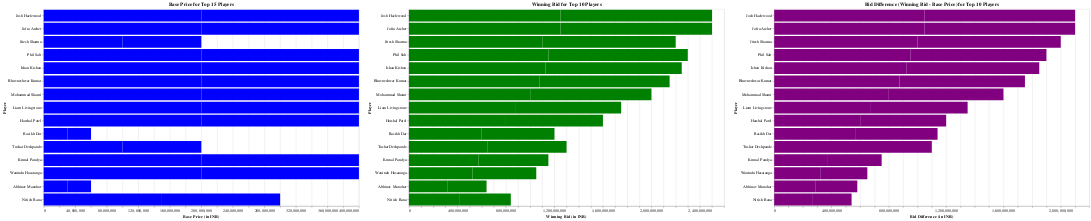

Notebook source saved alongside this figure:
### Code cell
ipl_data['Bid Difference'] = ipl_data['Winning Bid'] - ipl_data['Base Price']
difference__top_15 = ipl_data.sort_values(by='Bid Difference', ascending=False).head(30)

# Chart 1: Base Price
chart1 = alt.Chart(difference__top_15).mark_bar().encode(
    y=alt.Y('Player:N', title='Player', sort=None), 
    x=alt.X('Base Price:Q', title='Base Price (in INR)'),
    color=alt.value('blue'),
    tooltip=['Player', 'Base Price']
        ).properties(
    title='Base Price for Top 15 Players',
    width=800, 
    height=500 
)

# Chart 2: Winning Bid
chart2 = alt.Chart(difference__top_15).mark_bar().encode(
    y=alt.Y('Player:N', title='Player', sort=None),
    x=alt.X('Winning Bid:Q', title='Winning Bid (in INR)'),  
        color=alt.value('green'), 
    tooltip=['Player', 'Winning Bid']
    ).properties(
    title='Winning Bid for Top 10 Players',
    width=800, 
    height=500 
    )
# Chart 3: Bid Difference
        chart3 = alt.Chart(difference__top_15).mark_bar().encode(
        y=alt.Y('Player:N', title='Player', sort=None), 
        x=alt.X('Bid Difference:Q', title='Bid Difference (in INR)'), 
            color=alt.value('purple'), 
            tooltip=['Player', 'Bid Difference'] 
).properties(
        title='Bid Difference (Winning Bid - Base Price) for Top 10 Players',
width=800, 
height=500  
)
combined_chart = chart1 | chart2 | chart3
combined_chart.show()

### Figure 1 — Vega-Lite specification as saved in the notebook (floating-point values rounded to 4 significant figures)
{"config": {"view": {"continuousWidth": 300, "continuousHeight": 300}}, "hconcat": [{"mark": {"type": "bar"}, "encoding": {"color": {"value": "blue"}, "tooltip": [{"field": "Player", "type": "nominal"}, {"field": "Base Price", "type": "quantitative"}], "x": {"field": "Base Price", "title": "Base Price (in INR)", "type": "quantitative"}, "y": {"field": "Player", "sort": null, "title": "Player", "type": "nominal"}}, "height": 500, "title": "Base Price for Top 15 Players", "width": 800}, {"mark": {"type": "bar"}, "encoding": {"color": {"value": "green"}, "tooltip": [{"field": "Player", "type": "nominal"}, {"field": "Winning Bid", "type": "quantitative"}], "x": {"field": "Winning Bid", "title": "Winning Bid (in INR)", "type": "quantitative"}, "y": {"field": "Player", "sort": null, "title": "Player", "type": "nominal"}}, "height": 500, "title": "Winning Bid for Top 10 Players", "width": 800}, {"mark": {"type": "bar"}, "encoding": {"color": {"value": "purple"}, "tooltip": [{"field": "Player", "type": "nominal"}, {"field": "Bid Difference", "type": "quantitative"}], "x": {"field": "Bid Difference", "title": "Bid Difference (in INR)", "type": "quantitative"}, "y": {"field": "Player", "sort": null, "title": "Player", "type": "nominal"}}, "height": 500, "title": "Bid Difference (Winning Bid - Base Price) for Top 10 Players", "width": 800}], "data": {"name": "data-121022f3558dadabc5ca7d9bfe9ca82a"}, "$schema": "https://vega.github.io/schema/vega-lite/v5.20.1.json", "datasets": {"data-121022f3558dadabc5ca7d9bfe9ca82a": [{"Sr. No.": 1, "Player": "Josh Hazlewood ", "Base Price": 200000000, "Winning Bid": 1250000000, "Capped/Uncapped": "Capped", "Bid Difference": 1050000000}, {"Sr. No.": 1, "Player": "Jofra Archer", "Base Price": 200000000, "Winning Bid": 1250000000, "Capped/Uncapped": "Capped", "Bid Difference": 1050000000}, {"Sr. No.": 1, "Player": "Jofra Archer", "Base Price": 200000000, "Winning Bid": 1250000000, "Capped/Uncapped": "Capped", "Bid Difference": 1050000000}, {"Sr. No.": 1, "Player": "Josh Hazlewood ", "Base Price": 200000000, "Winning Bid": 1250000000, "Capped/Uncapped": "Capped", "Bid Difference": 1050000000}, {"Sr. No.": 3, "Player": "Jitesh Sharma", "Base Price": 100000000, "Winning Bid": 1100000000, "Capped/Uncapped": "Capped", "Bid Difference": 1000000000}, {"Sr. No.": 3, "Player": "Jitesh Sharma", "Base Price": 100000000, "Winning Bid": 1100000000, "Capped/Uncapped": "Capped", "Bid Difference": 1000000000}, {"Sr. No.": 2, "Player": "Phil Salt ", "Base Price": 200000000, "Winning Bid": 1150000000, "Capped/Uncapped": "Capped", "Bid Difference": 950000000}, {"Sr. No.": 2, "Player": "Phil Salt ", "Base Price": 200000000, "Winning Bid": 1150000000, "Capped/Uncapped": "Capped", "Bid Difference": 950000000}, {"Sr. No.": 1, "Player": "Ishan Kishan", "Base Price": 200000000, "Winning Bid": 1125000000, "Capped/Uncapped": "Capped", "Bid Difference": 925000000}, {"Sr. No.": 1, "Player": "Ishan Kishan", "Base Price": 200000000, "Winning Bid": 1125000000, "Capped/Uncapped": "Capped", "Bid Difference": 925000000}, {"Sr. No.": 4, "Player": "Bhuvneshwar Kumar", "Base Price": 200000000, "Winning Bid": 1075000000, "Capped/Uncapped": "Capped", "Bid Difference": 875000000}, {"Sr. No.": 4, "Player": "Bhuvneshwar Kumar", "Base Price": 200000000, "Winning Bid": 1075000000, "Capped/Uncapped": "Capped", "Bid Difference": 875000000}, {"Sr. No.": 2, "Player": "Mohammad Shami", "Base Price": 200000000, "Winning Bid": 1000000000, "Capped/Uncapped": "Capped", "Bid Difference": 800000000}, {"Sr. No.": 2, "Player": "Mohammad Shami", "Base Price": 200000000, "Winning Bid": 1000000000, "Capped/Uncapped": "Capped", "Bid Difference": 800000000}, {"Sr. No.": 5, "Player": "Liam Livingstone ", "Base Price": 200000000, "Winning Bid": 875000000, "Capped/Uncapped": "Capped", "Bid Difference": 675000000}, {"Sr. No.": 5, "Player": "Liam Livingstone ", "Base Price": 200000000, "Winning Bid": 875000000, "Capped/Uncapped": "Capped", "Bid Difference": 675000000}, {"Sr. No.": 3, "Player": "Harshal Patel", "Base Price": 200000000, "Winning Bid": 800000000, "Capped/Uncapped": "Capped", "Bid Difference": 600000000}, {"Sr. No.": 3, "Player": "Harshal Patel", "Base Price": 200000000, "Winning Bid": 800000000, "Capped/Uncapped": "Capped", "Bid Difference": 600000000}, {"Sr. No.": 6, "Player": "Rasikh Dar", "Base Price": 30000000, "Winning Bid": 600000000, "Capped/Uncapped": "Uncapped", "Bid Difference": 570000000}, {"Sr. No.": 6, "Player": "Rasikh Dar", "Base Price": 30000000, "Winning Bid": 600000000, "Capped/Uncapped": "Uncapped", "Bid Difference": 570000000}, {"Sr. No.": 2, "Player": "Tushar Deshpande", "Base Price": 100000000, "Winning Bid": 650000000, "Capped/Uncapped": "Capped", "Bid Difference": 550000000}, {"Sr. No.": 2, "Player": "Tushar Deshpande", "Base Price": 100000000, "Winning Bid": 650000000, "Capped/Uncapped": "Capped", "Bid Difference": 550000000}, {"Sr. No.": 7, "Player": "Krunal Pandya", "Base Price": 200000000, "Winning Bid": 575000000, "Capped/Uncapped": "Capped", "Bid Difference": 375000000}, {"Sr. No.": 7, "Player": "Krunal Pandya", "Base Price": 200000000, "Winning Bid": 575000000, "Capped/Uncapped": "Capped", "Bid Difference": 375000000}, {"Sr. No.": 3, "Player": "Wanindu Hasaranga", "Base Price": 200000000, "Winning Bid": 525000000, "Capped/Uncapped": "Capped", "Bid Difference": 325000000}, {"Sr. No.": 3, "Player": "Wanindu Hasaranga", "Base Price": 200000000, "Winning Bid": 525000000, "Capped/Uncapped": "Capped", "Bid Difference": 325000000}, {"Sr. No.": 4, "Player": "Abhinav Manohar", "Base Price": 30000000, "Winning Bid": 320000000, "Capped/Uncapped": "Uncapped", "Bid Difference": 290000000}, {"Sr. No.": 4, "Player": "Abhinav Manohar", "Base Price": 30000000, "Winning Bid": 320000000, "Capped/Uncapped": "Uncapped", "Bid Difference": 290000000}, {"Sr. No.": 5, "Player": "Nitish Rana", "Base Price": 150000000, "Winning Bid": 420000000, "Capped/Uncapped": "Capped", "Bid Difference": 270000000}, {"Sr. No.": 5, "Player": "Nitish Rana", "Base Price": 150000000, "Winning Bid": 420000000, "Capped/Uncapped": "Capped", "Bid Difference": 270000000}]}}
